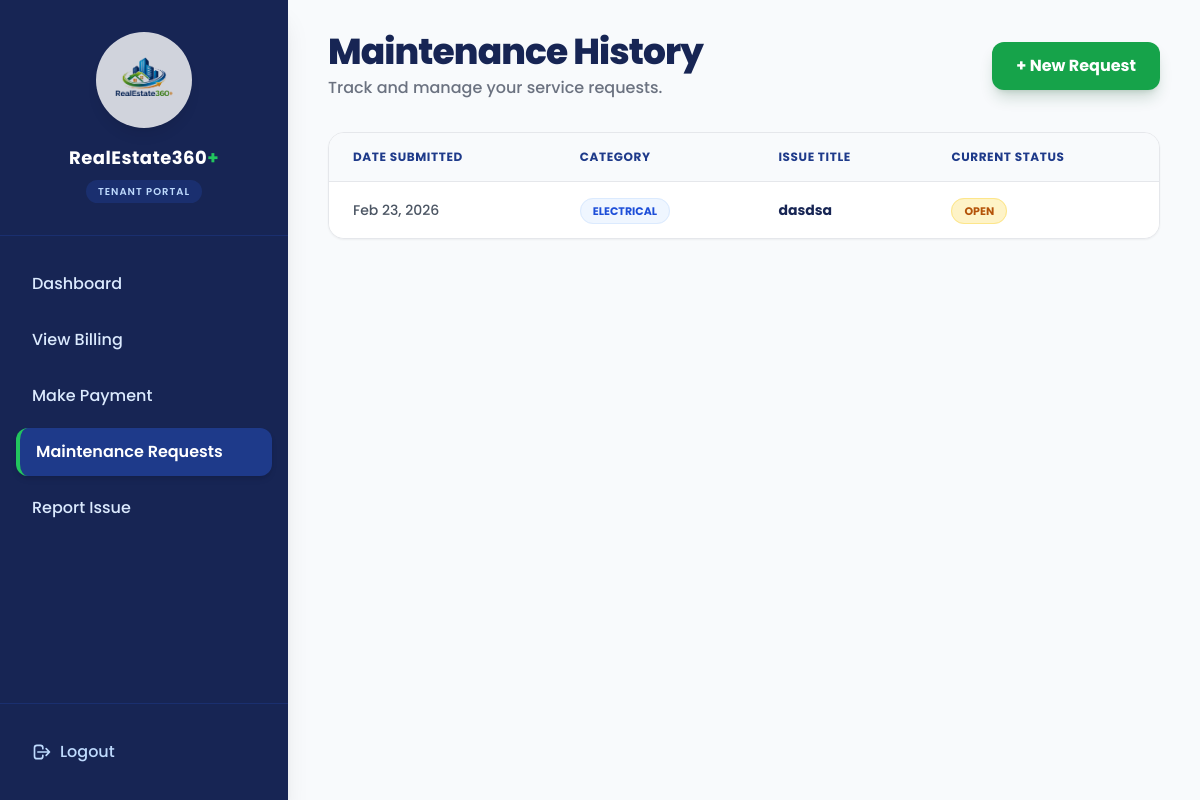
/maintenance/ (signed in), run on the app's committed database.
### maintenance/models.py (models this page shows, shortened)
class MaintenanceRequest(models.Model):
    CATEGORY_CHOICES = [
        ("PLUMBING", "Plumbing"),
        ("ELECTRICAL", "Electrical"),
        ("STRUCTURAL", "Structural"),
        ("OTHER", "Other"),
    ]
    STATUS_CHOICES = [
        ("OPEN", "Open"),
        ("IN_PROGRESS", "In Progress"),
        ("RESOLVED", "Resolved"),
        ("CLOSED", "Closed"),
    ]
    PRIORITY_CHOICES = [
        ("LOW", "Low"),
        ("MEDIUM", "Medium"),
        ("HIGH", "High"),
        ("URGENT", "Urgent"),
    ]
    tenant = models.ForeignKey(settings.AUTH_USER_MODEL, on_delete=models.CASCADE, related_name="maintenance_requests")
    lease = models.ForeignKey(Lease, on_delete=models.SET_NULL, null=True, blank=True, related_name="maintenance_requests")
    category = models.CharField(max_length=20, choices=CATEGORY_CHOICES)
    title = models.CharField(max_length=120)
    description = models.TextField()
    status = models.CharField(max_length=20, choices=STATUS_CHOICES, default="OPEN")
    priority = models.CharField(max_length=10, choices=PRIORITY_CHOICES, default="MEDIUM")
    created_at = models.DateTimeField(auto_now_add=True)
    updated_at = models.DateTimeField(auto_now=True)

### maintenance/views.py (the view)
# urls.py: path("", maintenance_list, name="maintenance_list"),
@login_required
def maintenance_list(request):
    user = request.user
    qs = MaintenanceRequest.objects.filter(tenant=user).order_by("-created_at")
    return render(request, "maintenance/my_requests.html", {"requests": qs})

### templates/maintenance/my_requests.html (shortened to what this page needs)
{% extends "base.html" %}
{% block content %}
<div class="min-h-screen flex bg-slate-50 font-['Poppins',_sans-serif]">
  <aside class="w-72 bg-blue-950 text-white flex flex-col shadow-xl z-10">
    <div class="px-6 py-8 border-b border-blue-900/50">
      <div class="bg-white rounded-full w-24 h-24 mx-auto p-3 flex justify-center items-center shadow-lg mb-4 opacity-80 hover:opacity-100 transition-all">
        <img src="/static/img/RealEstateLogo.png" alt="Logo" class="w-full h-full object-contain">
      </div>
      <div class="text-center">
        <h2 class="text-lg font-bold tracking-wide text-white">RealEstate360<span class="text-green-500">+</span></h2>
        <span class="text-[10px] text-blue-200 font-semibold tracking-widest uppercase bg-blue-900/50 px-3 py-1 rounded-full mt-2 inline-block">Tenant Portal</span>
      </div>
    </div>
    <nav class="px-4 py-6 space-y-2 flex-1">
      <a href="{% url 'tenant_dashboard' %}" class="block px-4 py-3 rounded-xl hover:bg-blue-900/50 text-blue-100 hover:text-white transition-all font-medium">Dashboard</a>
      <a href="{% url 'tenant_billing' %}" class="block px-4 py-3 rounded-xl hover:bg-blue-900/50 text-blue-100 hover:text-white transition-all font-medium">View Billing</a>
      <a href="{% url 'tenant_pay_advance' %}" class="block px-4 py-3 rounded-xl hover:bg-blue-900/50 text-blue-100 hover:text-white transition-all font-medium">Make Payment</a>
      <a href="{% url 'maintenance_list' %}" class="block px-4 py-3 rounded-xl bg-blue-900 border-l-4 border-green-500 transition-all font-semibold text-white shadow-md">Maintenance Requests</a>
      <a href="{% url 'report_issue' %}" class="block px-4 py-3 rounded-xl hover:bg-blue-900/50 text-blue-100 hover:text-white transition-all font-medium">Report Issue</a>
    </nav>
    <div class="px-4 py-6 border-t border-blue-900/50">
      <form method="post" action="{% url 'logout' %}">
        <button type="submit" class="w-full text-left px-4 py-3 rounded-xl hover:bg-red-500/10 hover:text-red-400 text-blue-200 transition-all font-medium flex items-center gap-2">
          <svg xmlns="http://www.w3.org/2000/svg" class="w-5 h-5" fill="none" viewBox="0 0 24 24" stroke="currentColor"><path stroke-linecap="round" stroke-linejoin="round" stroke-width="2" d="M17 16l4-4m0 0l-4-4m4 4H7m6 4v1a3 3 0 01-3 3H6a3 3 0 01-3-3V7a3 3 0 013-3h4a3 3 0 013 3v1" /></svg>
          Logout
        </button>
      </form>
    </div>
  </aside>
  <main class="flex-1 px-10 py-8 overflow-y-auto">
    <div class="flex items-center justify-between mb-8 animate-fade-in">
      <div>
        <h1 class="text-4xl font-extrabold text-blue-950 tracking-tight">Maintenance History</h1>
        <p class="text-gray-500 font-medium mt-1">Track and manage your service requests.</p>
      </div>
      <a href="{% url 'report_issue' %}" class="bg-green-600 text-white px-6 py-3 rounded-xl font-bold shadow-lg shadow-green-900/20 hover:bg-green-700 hover:-translate-y-0.5 transition-all">
        + New Request
      </a>
    </div>
    <div class="bg-white rounded-2xl shadow-sm border border-gray-200 overflow-hidden">
      <table class="min-w-full divide-y divide-gray-200">
        <thead class="bg-slate-50">
          <tr>
            <th class="px-6 py-4 text-left text-xs font-bold text-blue-900 uppercase tracking-wider">Date Submitted</th>
            <th class="px-6 py-4 text-left text-xs font-bold text-blue-900 uppercase tracking-wider">Category</th>
            <th class="px-6 py-4 text-left text-xs font-bold text-blue-900 uppercase tracking-wider">Issue Title</th>
            <th class="px-6 py-4 text-left text-xs font-bold text-blue-900 uppercase tracking-wider">Current Status</th>
          </tr>
        </thead>
        <tbody class="divide-y divide-gray-100 bg-white">
          {% for r in requests %}
            <tr class="hover:bg-slate-50/80 transition-colors">
              <td class="px-6 py-4 whitespace-nowrap text-sm text-gray-600 font-medium">{{ r.created_at|date:"M d, Y" }}</td>
              <td class="px-6 py-4 whitespace-nowrap">
                <span class="px-3 py-1 rounded-full text-[11px] font-bold bg-blue-50 text-blue-700 border border-blue-100 uppercase">{{ r.get_category_display }}</span>
              </td>
              <td class="px-6 py-4 text-sm font-bold text-blue-950">{{ r.title }}</td>
              <td class="px-6 py-4 whitespace-nowrap">
                {% if r.status == "OPEN" %}
                  <span class="px-3 py-1 rounded-full text-[11px] font-bold bg-amber-100 text-amber-700 border border-amber-200 uppercase">Open</span>
                {% elif r.status == "IN_PROGRESS" %}
                  <span class="px-3 py-1 rounded-full text-[11px] font-bold bg-blue-100 text-blue-700 border border-blue-200 uppercase">In Progress</span>
                {% elif r.status == "RESOLVED" %}
                  <span class="px-3 py-1 rounded-full text-[11px] font-bold bg-green-100 text-green-700 border border-green-200 uppercase">Resolved</span>
                {% else %}
                  <span class="px-3 py-1 rounded-full text-[11px] font-bold bg-gray-100 text-gray-600 border border-gray-200 uppercase">Closed</span>
                {% endif %}
              </td>
            </tr>
          {% endfor %}
        </tbody>
      </table>
    </div>
  </main>
</div>
{% endblock %}

### data on the page
MaintenanceRequest: created_at "Feb 23, 2026", category "ELECTRICAL", title "dasdsa", status "OPEN"
